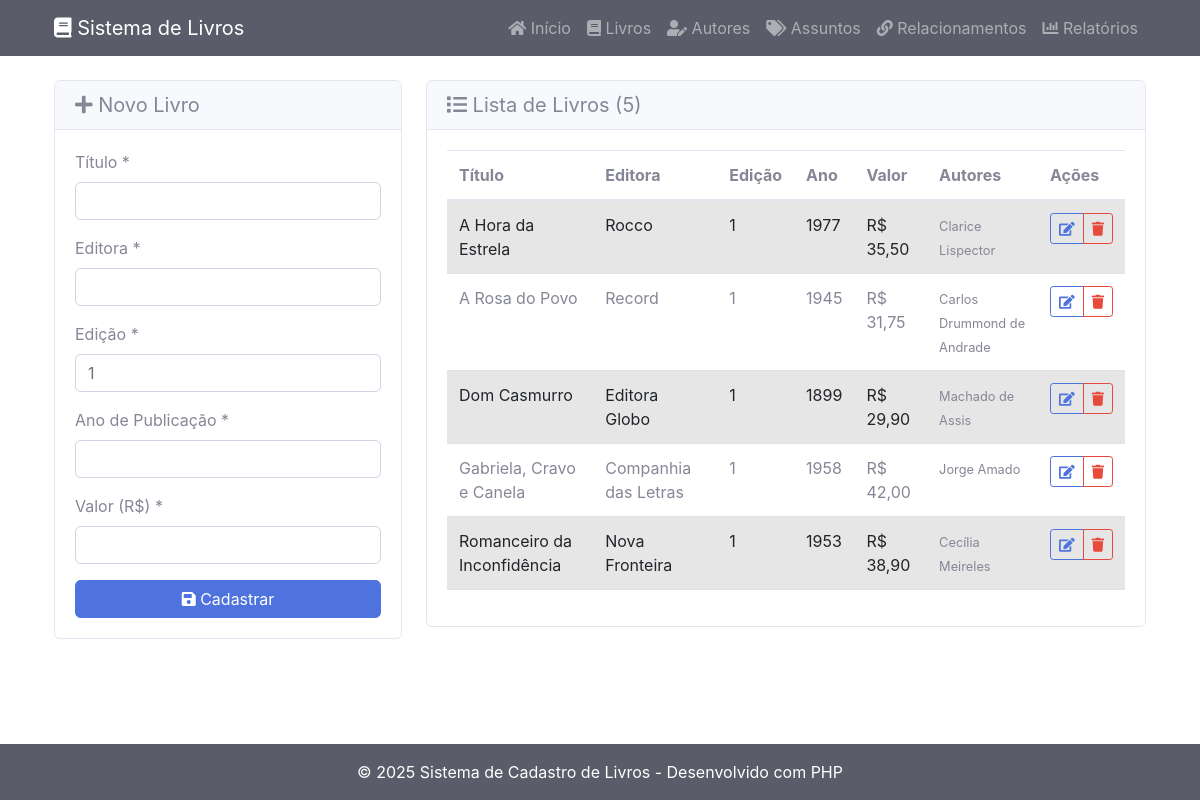
The page /livros.php on the database its author committed.
### tables this page shows
CREATE TABLE livro (
    Codl INT AUTO_INCREMENT PRIMARY KEY,
    Titulo VARCHAR(40) NOT NULL,
    Editora VARCHAR(40) NOT NULL,
    Edicao INT NOT NULL DEFAULT 1,
    AnoPublicacao VARCHAR(4) NOT NULL,
    Valor DECIMAL(10,2) NOT NULL DEFAULT 0.00,
    INDEX idx_livro_titulo (Titulo),
    INDEX idx_livro_editora (Editora),
    INDEX idx_livro_ano (AnoPublicacao)
);

### conn.php (called while the page is built, shortened)
<?php
function executarQuery($pdo, $sql, $params = []) {
    try {
        $stmt = $pdo->prepare($sql);
        $stmt->execute($params);
        return $stmt;
    } catch (PDOException $e) {
        error_log("Erro na query: " . $e->getMessage() . " SQL: " . $sql);
        throw new Exception("Erro na operação do banco de dados. Detalhes: " . $e->getMessage());
    }
}
?>

### livros.php (the view, shortened to what this page needs)
<?php
require_once 'conn.php';
$dados_formulario = [
    'titulo' => '',
    'editora' => '',
    'edicao' => '1',
    'ano_publicacao' => '',
    'valor' => ''
];
$sql_livros = "SELECT l.*,
               GROUP_CONCAT(DISTINCT a.Nome ORDER BY a.Nome SEPARATOR ', ') as Autores,
               GROUP_CONCAT(DISTINCT s.Descricao ORDER BY s.Descricao SEPARATOR ', ') as Assuntos
               FROM livro l
               LEFT JOIN livro_autor la ON l.Codl = la.Livro_Codl
               LEFT JOIN autor a ON la.Autor_CodAu = a.CodAu
               LEFT JOIN livro_assunto las ON l.Codl = las.Livro_Codl
               LEFT JOIN assunto s ON las.Assunto_codAs = s.codAs
               GROUP BY l.Codl
               ORDER BY l.Titulo";
$stmt_livros = executarQuery($pdo, $sql_livros);
$livros = $stmt_livros->fetchAll();
$livro_editando = null;
?>
<!DOCTYPE html>
<html lang="pt-BR">
<head>
    <link href="https://cdn.jsdelivr.net/npm/bootstrap@5.1.3/dist/css/bootstrap.min.css" rel="stylesheet">
    <link href="css/sb-admin-2.css" rel="stylesheet">
    <link href="css/layout.css" rel="stylesheet">
    <link href="vendor/fontawesome-free/css/all.min.css" rel="stylesheet">
</head>
<body>
    <?php include 'menu.php'; ?>
    <div class="container my-4 main-content">
        <div class="row">
            <div class="col-lg-4">
                <div class="card">
                    <div class="card-header">
                        <h5 class="mb-0">
                            <i class="fas fa-<?= $livro_editando ? 'edit' : 'plus' ?>"></i>
                            <?= $livro_editando ? 'Editar Livro' : 'Novo Livro' ?>
                        </h5>
                    </div>
                    <div class="card-body">
                        <form method="POST">
                            <div class="mb-3">
                                <label for="titulo" class="form-label">Título *</label>
                                <input type="text" class="form-control" id="titulo" name="titulo"
                                       value="<?= htmlspecialchars(($livro_editando['Titulo'] ?? $dados_formulario['titulo']) ?? '') ?>"
                                       maxlength="40" required>
                            </div>
                            <div class="mb-3">
                                <label for="editora" class="form-label">Editora *</label>
                                <input type="text" class="form-control" id="editora" name="editora"
                                       value="<?= htmlspecialchars(($livro_editando['Editora'] ?? $dados_formulario['editora']) ?? '') ?>"
                                       maxlength="40" required>
                            </div>
                            <div class="mb-3">
                                <label for="edicao" class="form-label">Edição *</label>
                                <input type="number" class="form-control" id="edicao" name="edicao"
                                       value="<?= $livro_editando['Edicao'] ?? $dados_formulario['edicao'] ?>"
                                       min="1" required>
                            </div>
                            <div class="mb-3">
                                <label for="ano_publicacao" class="form-label">Ano de Publicação *</label>
                                <input type="text" class="form-control" id="ano_publicacao" name="ano_publicacao"
                                       value="<?= htmlspecialchars(($livro_editando['AnoPublicacao'] ?? $dados_formulario['ano_publicacao']) ?? '') ?>"
                                       pattern="\d{4}" maxlength="4" required>
                            </div>
                            <div class="mb-3">
                                <label for="valor" class="form-label">Valor (R$) *</label>
                                <input type="text" class="form-control valor-input" id="valor" name="valor"
                                       value="<?= $livro_editando ? number_format($livro_editando['Valor'] ?? 0, 2, ',', '.') : $dados_formulario['valor'] ?>"
                                       required>
                            </div>
                            <div class="d-grid gap-2">
                                <button type="submit" class="btn btn-primary">
                                    <i class="fas fa-save"></i> <?= $livro_editando ? 'Atualizar' : 'Cadastrar' ?>
                                </button>
                            </div>
                        </form>
                    </div>
                </div>
            </div>
            <div class="col-lg-8">
                <div class="card">
                    <div class="card-header">
                        <h5 class="mb-0">
                            <i class="fas fa-list"></i> Lista de Livros (<?= count($livros) ?>)
                        </h5>
                    </div>
                    <div class="card-body">
                        <?php if (empty($livros)): ?>
                            <div class="text-center py-4">
                                <i class="fas fa-book fa-3x text-muted mb-3"></i>
                                <p class="text-muted">Nenhum livro cadastrado ainda.</p>
                            </div>
                        <?php else: ?>
                            <div class="table-responsive">
                                <table class="table table-striped">
                                    <thead>
                                        <tr>
                                            <th>Título</th>
                                            <th>Editora</th>
                                            <th>Edição</th>
                                            <th>Ano</th>
                                            <th>Valor</th>
                                            <th>Autores</th>
                                            <th>Ações</th>
                                        </tr>
                                    </thead>
                                    <tbody>
                                        <?php foreach ($livros as $livro): ?>
                                            <tr>
                                                <td><?= htmlspecialchars($livro['Titulo'] ?? '') ?></td>
                                                <td><?= htmlspecialchars($livro['Editora'] ?? '') ?></td>
                                                <td><?= $livro['Edicao'] ?></td>
                                                <td><?= $livro['AnoPublicacao'] ?></td>
                                                <td>R$ <?= number_format($livro['Valor'] ?? 0, 2, ',', '.') ?></td>
                                                <td>
                                                    <small class="text-muted">
                                                        <?= $livro['Autores'] ? htmlspecialchars($livro['Autores'] ?? '') : 'Sem autores' ?>
                                                    </small>
                                                </td>
                                                <td>
                                                    <div class="btn-group btn-group-sm">
                                                        <a href="livros.php?editar=<?= $livro['Codl'] ?>"
                                                           class="btn btn-outline-primary" title="Editar">
                                                            <i class="fas fa-edit"></i>
                                                        </a>
                                                        <button type="button" class="btn btn-outline-danger"
                                                                onclick="confirmarExclusao(<?= $livro['Codl'] ?>, '<?= htmlspecialchars($livro['Titulo'] ?? '') ?>')"
                                                                title="Excluir">
                                                            <i class="fas fa-trash"></i>
                                                        </button>
                                                    </div>
                                                </td>
                                            </tr>
                                        <?php endforeach; ?>
                                    </tbody>
                                </table>
                            </div>
                        <?php endif; ?>
                    </div>
                </div>
            </div>
        </div>
    </div>
    <?php include 'footer.php'; ?>
</body>
</html>

### css/layout.css (style rules this page uses)
html, body { height: 100%; }
body { display: flex; flex-direction: column; }
.main-content { flex: 1; }
.valor-input { text-align: right; }

### rows shown on the page
livro: Titulo "A Hora da Estrela", Editora "Rocco", Edicao "1", AnoPublicacao "1977", Valor "35,50", Autores "Clarice Lispector"
livro: Titulo "A Rosa do Povo", Editora "Record", Edicao "1", AnoPublicacao "1945", Valor "31,75", Autores "Carlos Drummond de Andrade"
livro: Titulo "Dom Casmurro", Editora "Editora Globo", Edicao "1", AnoPublicacao "1899", Valor "29,90", Autores "Machado de Assis"
livro: Titulo "Gabriela, Cravo e Canela", Editora "Companhia das Letras", Edicao "1", AnoPublicacao "1958", Valor "42,00", Autores "Jorge Amado"
livro: Titulo "Romanceiro da Inconfidência", Editora "Nova Fronteira", Edicao "1", AnoPublicacao "1953", Valor "38,90", Autores "Cecília Meireles"

### other values the page prints
count($livros) "5"
